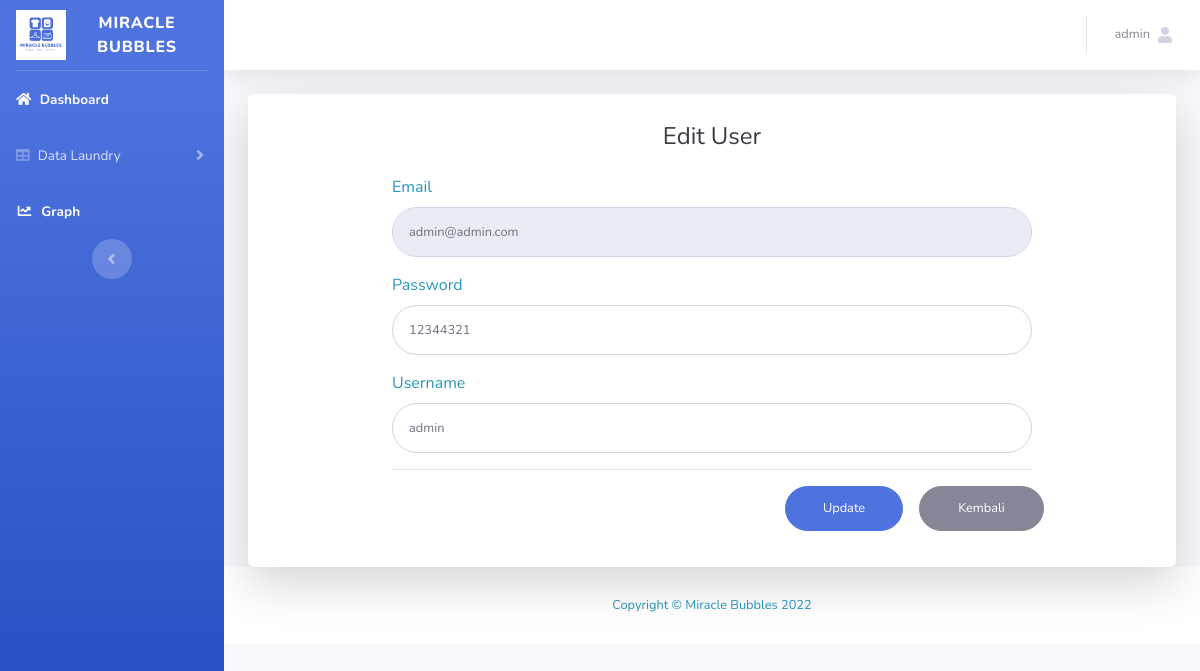
The app's page /edit.php?id=1 (signed in) with its own data.
### tables this page shows
CREATE TABLE `tb_user` (
  `id` int NOT NULL,
  `user_email` varchar(50) NOT NULL,
  `user_password` varchar(50) NOT NULL,
  `user_fullname` varchar(100) NOT NULL,
  `level` tinyint NOT NULL
);

### edit.php (the view, shortened to what this page needs)
<?php
require('koneksi.php');
$sesName = $_SESSION['name'];
$id = $_GET['id'];
$query = "SELECT * FROM tb_user WHERE id='$id'";
$result = mysqli_query($koneksi, $query) or die(mysql_error());
while ($row = mysqli_fetch_array($result)){
    $userMail = $row['user_email'];
    $userPass = $row['user_password'];
    $userName = $row['user_fullname'];
?>
<!DOCTYPE html>
<html lang="en">
<head>
    <link href="vendor/fontawesome-free/css/all.min.css" rel="stylesheet" type="text/css">
    <link href="css/sb-admin-2.min.css" rel="stylesheet">
</head>
<body id="page-top">
    <div id="wrapper">
        <ul class="navbar-nav bg-gradient-primary sidebar sidebar-dark accordion" id="accordionSidebar">
            <a class="sidebar-brand d-flex align-items-center justify-content-center" href="index.php">
                <div >
                    <img src="img/logoo.jpg" style="width: 50px">
                </div>
                <div class="sidebar-brand-text mx-3"> MIRACLE BUBBLES </div>
            </a>
            <hr class="sidebar-divider my-0">
            <li class="nav-item active">
                <a class="nav-link" href="index.php">
                <i class="fa fa-home" aria-hidden="true"></i>
                    <span>Dashboard</span></a>
            </li>
            <li class="nav-item">
                <a class="nav-link collapsed" href="#" data-toggle="collapse" data-target="#collapseTwo"
                    aria-expanded="true" aria-controls="collapseTwo">
                    <i class="fa fa-table" aria-hidden="true"></i>
                    <span>Data Laundry</span>
                </a>
            <li class="nav-item active">
                <a class="nav-link" href="bar.php">
                <i class="fas fa-fw fa-chart-line"></i>
                    <span>Graph</span></a>
            </li>
            <div class="text-center d-none d-md-inline">
                <button class="rounded-circle border-0" id="sidebarToggle"></button>
            </div>
        </ul>
        <div id="content-wrapper" class="d-flex flex-column">
            <div id="content">
                <nav class="navbar navbar-expand navbar-light bg-white topbar mb-4 static-top shadow">
                    <ul class="navbar-nav ml-auto">
                        <li class="nav-item dropdown no-arrow">
                            <a class="nav-link dropdown-toggle" href="#" id="userDropdown" role="button"
                                data-toggle="dropdown" aria-haspopup="true" aria-expanded="false">
                                <span class="mr-2 d-none d-lg-inline text-gray-600 small"><?php echo $sesName; ?></span>
                                <i class="fa fa-user" aria-hidden="true"></i>
                            </a>
                        </li>
                    </ul>
                </nav>
    <div class="container">
        <div class="card o-hidden border-0 shadow-lg justify-content-center align-items-center">
            <div class="card-body w-75 vh-50 ">
                        <div class="p-2">
                            <div class="text-center">
                                <h1 class="h4 text-gray-900 mb-4">Edit User</h1>
                            </div>
                            <form class="user" action="edit.php" method="POST">
                                <div class="form-group">
                                    <label>Email</label>
                                    <input type="email" class="form-control form-control-user" id="exampleInputEmail" name="txt_email" value="<?php echo $userMail; ?>" readonly>
                                </div>
                                <div class="form-group">
                                    <label>Password</label>
                                    <input type="text" class="form-control form-control-user" id="exampleInputPassword" name="txt_pass" value="<?php echo $userPass; ?>">
                                </div>
                                <div class="form-group">
                                    <label>Username</label>
                                    <input type="text" class="form-control form-control-user" id="exampleInputUsername" name="txt_nama" value="<?php echo $userName; ?>">
                                </div>
                                <hr>
                                <div class="form-group row" style="position: relative; float: right; ">
                                    <div class="px-3" style="width: 150px;">
                                        <button type="submit" name="update" class="btn btn-primary btn-user btn-block">Update</button>
                                    </div>
                                    <div style="width: 125px;">
                                        <a href="tables.php" class="btn btn-secondary btn-user btn-block">Kembali</a>
                                    </div>
                                </div>
                            </form>
                        </div>
                    </div>
        </div>
    </div>
            <footer class="sticky-footer bg-white">
                <div class="container my-auto">
                    <div class="copyright text-center my-auto">
                        <span>Copyright &copy; Miracle Bubbles 2022</span>
                    </div>
                </div>
            </footer>
        </div>
    </div>
</body>
</html>
<?php } ?>

### records on screen
tb_user: txt_email "admin@admin.com", txt_pass "12344321", txt_nama "admin"
